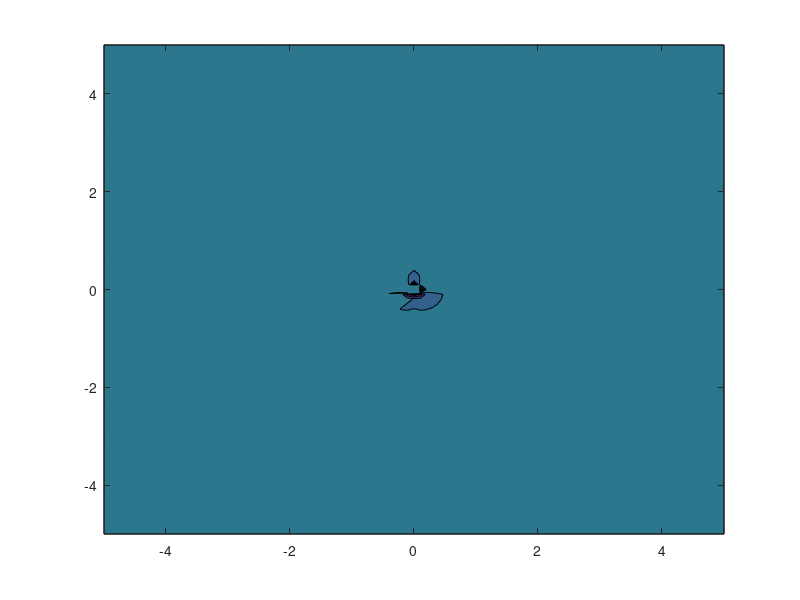

Reproduce this figure in MATLAB.
a=4;
b=3;   
[X,Y] = meshgrid(-5:.1:5,-5:.1:5); 

 rho = (X.^2 + Y.^2).^(1/2);
 thetaa= atand(Y./X);
 theta=deg2rad(thetaa);
    ang = pi/3;
    q= [cos(ang), sin(ang); -sin(ang), cos(ang)];
    E= [1,0;0 -1];
    e= q*E*q';
    Nm= 20* rand;
    r=2;
    sigma= 2*Nm*E;
    sigma_inva= sigma(1,1)^2;
    h = (a^2 - b^2)./ rho.^2;
    R= a/b;
    F= (1+ h.^2 - 2*h.*cos(2*theta)).^(1/2);
    Etilde(1,1) =  e(1,1)* 2*R*(1-r)/(R^2 +2*r*R+1);
    Etilde(1,2) = e(1,2)* (R^2 + 1)*(1-r)/(r*(R^2) + 2*R + r);
    A= ((F + 1 - (h.*cos(2*theta))).^(1/2))/(2^(1/2)).*F;
    B= zeros(sqrt(numel(A)));
    for i=1:sqrt(numel(A))
        for j=1:sqrt(numel(A))
            if (theta(i)>0 && theta(i)< pi/2) || (theta(i) > pi && theta(i) < 3*pi/2)
                B(i,j)= ((F(i,j) - (1 - (h(i,j)*cos(2*theta(i,j)))))^(1/2))/(2^(1/2))*F(i,j);
            else
                B(i,j) =  -((F(i,j) - (1 - (h(i,j)*cos(2*theta(i,j)))))^(1/2))/(2^(1/2))*F(i,j);
            end      
        end
    end
       
  
    Pdiff =  (8*Nm*R*(R+1)/(R-1))*(((1-A)*(Etilde(1,1)/(2*R)))-(B*(Etilde(1,2)/(R^2 +1))));
    Pdiff = Pdiff/sigma_inva;

    
    [C, h] = contourf(X,Y,real(Pdiff));
   
   
   % set(h,'ShowText','on','TextStep',get(h,'LevelStep')*2)

   % print -deps graph.eps

 

